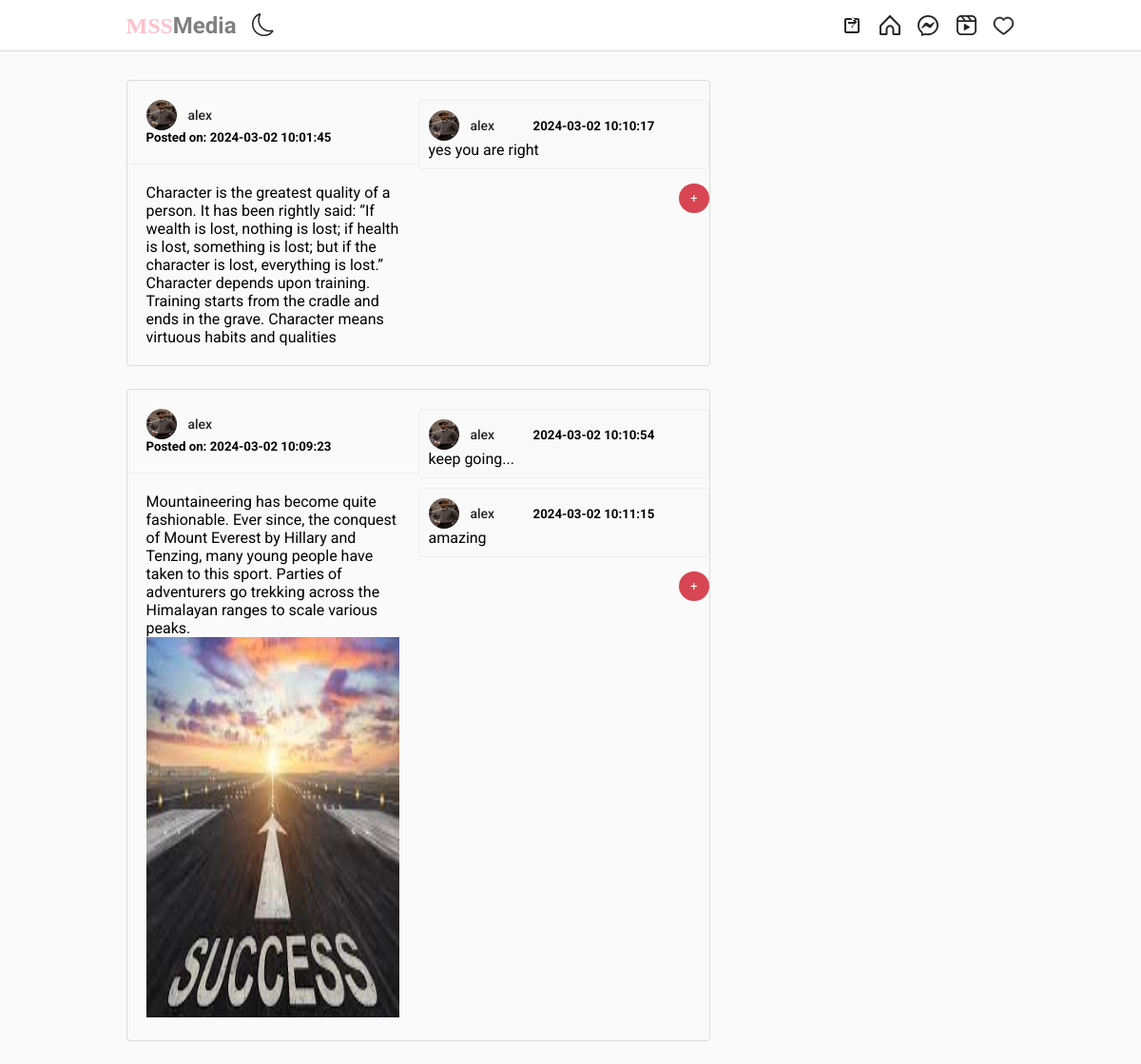
Screenshot of /MSS-media-1/mycomment.php (signed in) with the database file from the repository.
### tables this page shows
CREATE TABLE `posts` (
  `Post_Id` int(100) NOT NULL,
  `User_ID` int(100) NOT NULL,
  `Content` text NOT NULL,
  `ContentIMG` varchar(255) NOT NULL,
  `creat_at` datetime NOT NULL DEFAULT current_timestamp()
);

CREATE TABLE `comments` (
  `Comment_Id` int(100) NOT NULL,
  `Post_ID` int(100) NOT NULL,
  `Content` text NOT NULL,
  `creat_at` datetime NOT NULL DEFAULT current_timestamp()
);

### MSS-media-1/mycomment.php (the view, shortened to what this page needs)
<?php
     require_once('header.php');
   require_once('setting/connect.php');
   $User_Id = $_SESSION['UserId'] ;
   $UserName = $_SESSION['UserName'] ;
   $usereimg= $_SESSION['Userimg'];
   $query = "SELECT * FROM `posts` WHERE `User_Id` = '$User_Id'
    AND `Post_Id` IN (SELECT DISTINCT `Post_Id` FROM `comments`)";
   $info = mysqli_query($conn, $query);
   ?>
<!DOCTYPE html>
<html lang="en">
  <head>
    <link rel="stylesheet" type="text/css" href="style.css" />
  </head>
  <body>
    <main class="main-container">
      <section class="content-container">
        <div class="content">
          <div class="posts" >
          <?php while ($row_info = mysqli_fetch_assoc($info)) {
                   $PostId = $row_info['Post_Id'];
                   $que = "SELECT * FROM `comments` WHERE `Post_ID`='$PostId'";
                   $comments_result = mysqli_query($conn, $que);
            ?>
            <article class="post"  >
                      <div class="post__content" >
                          <div class="post_content" >
                              <div class="post-header">
                                   <div class="post__profile">
                                       <a  target="_blank"    class="post__avatar"  >  <img src="<?php echo  $usereimg ; ?>" class="PetiteImg"> </a>
                                       <a  target="_blank"    class="post__user"    > <?php echo $UserName  ?> </a >
                                   </div><h5>Posted on: <?php echo $row_info['creat_at']; ?></h5>
                              </div>
                            <div class="post-content">
                                <p> <?php echo $row_info['Content']; ?></p>
                                <?php if ($row_info['ContentIMG'] === "./assets/") {
                                  echo '';
                              } else { ?>
                                    <img src="<?php echo $row_info['ContentIMG']; ?>" class="imgPost">
                                <?php } ?>
                          </div>
                      </div>
                      <div class="post_footer" >
                           <div class="comment-container"  >
                                <?php while ($row_infocc = mysqli_fetch_assoc( $comments_result)) {   ?>
                                   <div class="comment">
                                        <div class="post__profile">
                                            <a target="_blank"   class="post__avatar"  >  <img src="<?php echo  $usereimg ; ?>" class="PetiteImg"> </a>
                                            <a target="_blank"   class="post__user"    > <?php echo $UserName  ?> </a>  <h5> <?php echo $row_infocc['creat_at']; ?></h5>
                                         </div>
                                             <?php echo $row_infocc['Content']; ?></p>
                                    </div>
                                 <?php  } ?>
                           </div>
                           <button onclick="showOverlay(' <?php echo  $PostId ?>')" class="comment-button">   +   </button>
                        </div>
            </article>
   <?php  } ?>
          </div>
        </div>
      </section>
    </main>
  </body>
</html>

### MSS-media-1/style.css (style rules this page uses)
*, *::after, *::before { box-sizing: border-box; margin: 0; padding: 0; }
*, button, input, select, textarea { font-family: 'Roboto', sans-serif; }
:root { --primary: hsl(0, 0%, 100%); --secondary: hsl(0, 0%, 98%); --border: hsl(0, 0%, 86%); --story-border: hsl(0, 0%, 78%); --img-border: hsla(0, 0%, 0%, 0.1); --text-dark: hsl(0, 0%, 15%); --text-light: hsl(0, 0%, 60%); --like: hsl(355, 82%, 61%); --link: hsl(204, 100%, 48%); --header-height: 44px; --nav-height: 44px; }
body { min-height: 100vh; display: flex; flex-direction: column; overflow-y: auto; }
img { max-width: 100%; }
.main-container { background-color: var(--primary); margin-top: var(--header-height); margin-bottom: var(--nav-height); display: flex; flex: 1; }
.content-container { width: 100%; max-width: 935px; padding: 0 0 8px; margin: 0 auto; display: flex; }
.content { width: 100%; max-width: 614px; margin: 0 auto; display: flex; flex-direction: column; }
.posts { display: flex; flex-direction: column; flex: 1; gap: 8px; }
.post { width: 100%; display: flex; flex-direction: column; overflow: hidden; }
.post__profile { display: flex; align-items: center; gap: 12px; }
.post__avatar { width: 32px; height: 32px; border-radius: 50%; overflow: hidden; position: relative; }
.post__avatar::after { content: ''; position: absolute; top: 0; bottom: 0; left: 0; right: 0; border: 1px solid var(--img-border); border-radius: 50%; }
.post__user { font-size: 14px; font-weight: 500; color: var(--text-dark); text-decoration: none; text-transform: lowercase; }
.post__content { display: flex; position: relative; }
@media (min-width: 620px) { .content-container { padding: 30px 0 24px; } }
@media (min-width: 620px) { .content { gap: 24px; } }
@media (min-width: 620px) { .posts { gap: 24px; } }
@media (min-width: 620px) { .post { border: 1px solid var(--border); border-radius: 4px; } }
@media (min-width: 768px) { :root { --header-height: 54px; --nav-height: 0px; } }
@media (min-width: 1024px) { .main-container { background-color: var(--secondary); } }
@media (min-width: 1024px) { .content { margin: unset; } }

### MSS-media-1/mycomment.php (style rules this page uses)
.imgPost { width: 100%; height: 50vh; }
.PetiteImg { width: 100%; height: 100%; }
.post_content { width: 100%; }
.comment-button { background-color: #d74652; color: #fff; padding: 8px 12px; border: none; border-radius: 100%; cursor: pointer; float: right; margin-top: 5px; margin-left: 90%; transition: background-color 0.3s; }
.post-header { padding: 20px; border-bottom: 1px solid #eee; }
.post-content { padding: 20px; }
.comment-container { margin-top: 20px; }
.comment { background-color: #f9f9f9; border: 1px solid #eee; border-radius: 4px; margin-bottom: 10px; padding: 10px; }
.comment h5 { text-align: right; margin-left: 10%; }
.post_footer { width:100%; }

### rows the page displays
posts: creat_at "2024-03-02 10:01:45", Content "Character is the greatest quality of a person. It has been rightly said: “If wealth is lost, nothing is lost; if health is lost, something is lost; but if the character is lost, everything is lost.” Character depends upon training. Training starts from the cradle and ends in the grave. Character means virtuous habits and qualities"
comments: creat_at "2024-03-02 10:10:17", Content "yes you are right"
posts: creat_at "2024-03-02 10:09:23", Content "Mountaineering has become quite fashionable. Ever since, the conquest of Mount Everest by Hillary and Tenzing, many young people have taken to this sport. Parties of adventurers go trekking across the Himalayan ranges to scale various peaks.", ContentIMG (picture)
comments: creat_at "2024-03-02 10:10:54", Content "keep going..."
comments: creat_at "2024-03-02 10:11:15", Content "amazing"
